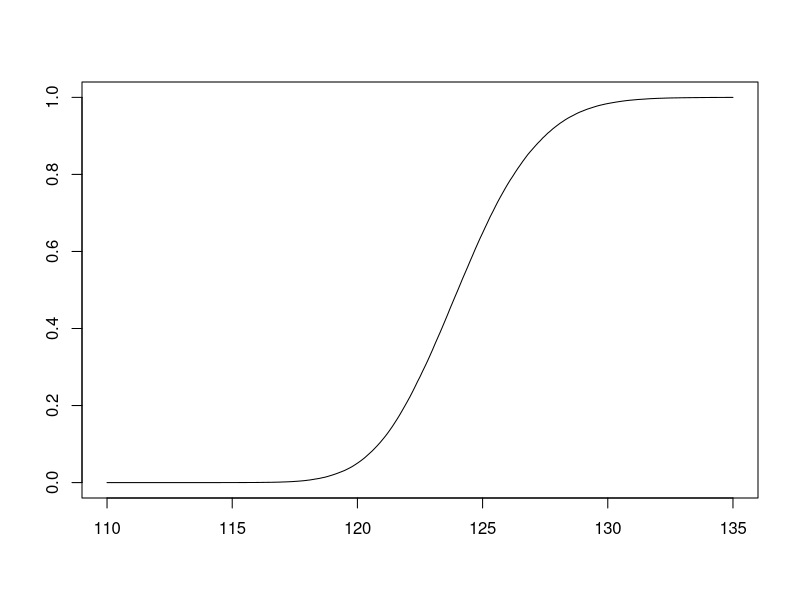
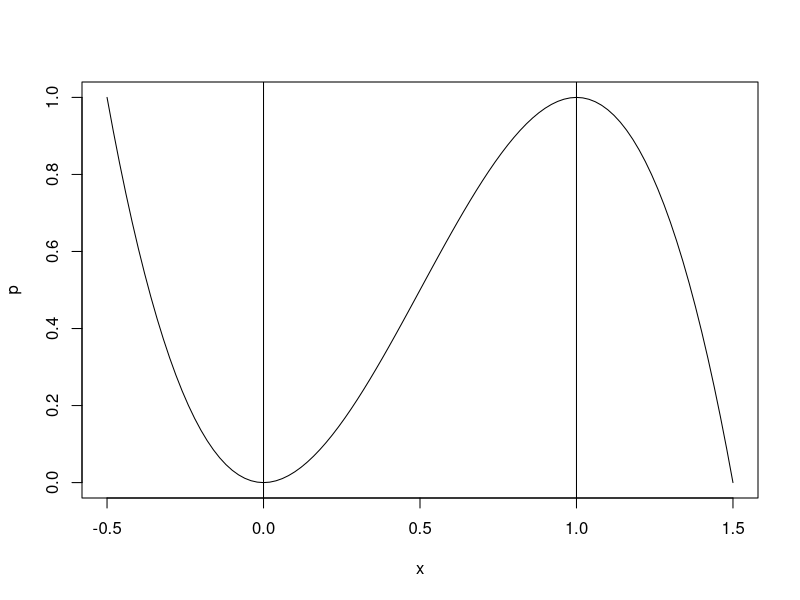
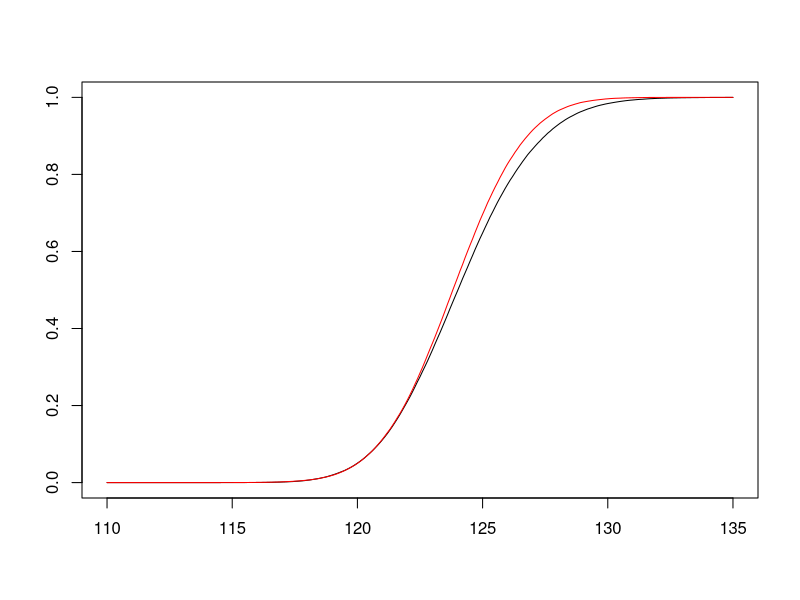
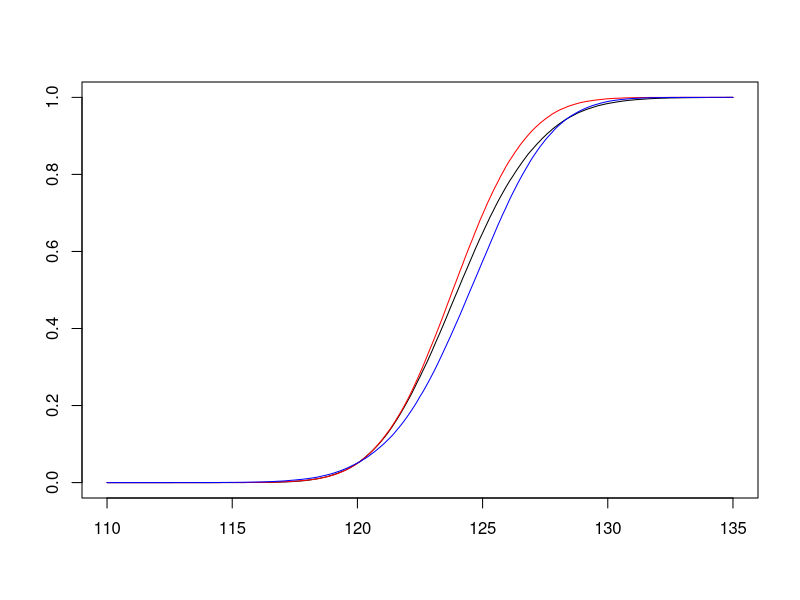
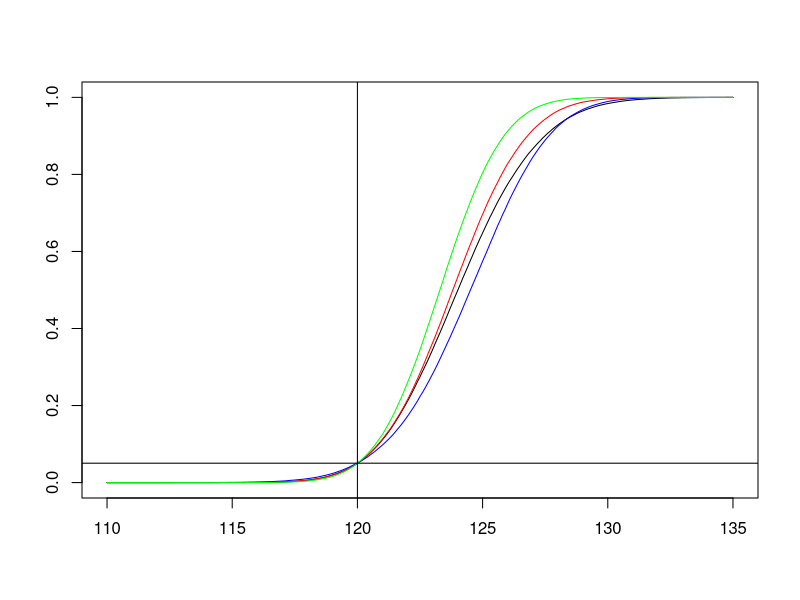
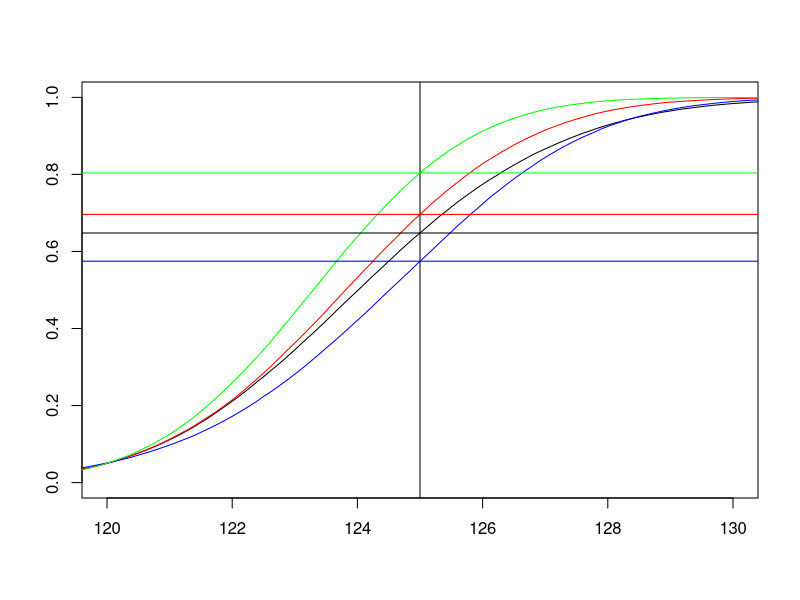

The R script that drew these images, in order:
rm(list = ls())

#### TEST 1 : X_(1) ####
(c1 <- sqrt(12) * qnorm(1 - .05^(1 / 3)) + 120) # 121.2
set.seed(1)
R <- 1E5
x1 <- replicate(R, min(rnorm(3, 0, sqrt(12))))
beta_phi1 <- function(mi) mean(x1 + mi >= c1)
beta_phi1(120) # 0.05
beta_phi1(115) # 7e-5
beta_phi1(118) # 0.006
beta_phi1(119) # 0.02
beta_phi1(121) # 0.11

gridr <- seq(110, 135, by = .1)
y1 <- sapply(gridr, beta_phi1)
plot(gridr, y1, xlim = c(110, 135), type = "l", xlab = "", ylab = "")


#### TEST 2 : X_(2) ####
p <- function(x) x^2 * (3 - 2 * x)
plot(p, xlim = c(-.5, 1.5))
abline(v = 0:1)

alpha <- .05
## Newton's method
y <- .5 # We want a solution in ]0,1[
niter <- 0
while (abs(p(y) - (1 - alpha)) > 1E-4) {
  y <- y - (p(y) - (1 - alpha)) / (6 * y * (1 - y))
  niter <- niter + 1
  if (niter > 100) break
}
y # 0.86
3 * y^2 - 2 * y^3 # 0.95
(c2 <- sqrt(12) * qnorm(y) + 120) # 123.8
set.seed(1)
x2 <- replicate(R, median(rnorm(3, 0, sqrt(12))))
beta_phi2 <- function(mi) mean(x2 + mi >= c2)
beta_phi2(120) # 0.05
beta_phi2(115) # 4e-5
beta_phi2(118) # 0.007
beta_phi2(119) # 0.02
beta_phi2(121) # 0.11
y2 <- sapply(gridr, beta_phi2)
plot(gridr, y1, xlim = c(110, 135), type = "l", xlab = "", ylab = "")
lines(gridr, y2, type = "l", col = "red")


#### TEST 3: X_(3) ####
(c3 <- sqrt(12) * qnorm(.95^(1 / 3)) + 120) # 127.3
set.seed(1)
x3 <- replicate(R, max(rnorm(3, 0, sqrt(12))))
beta_phi3 <- function(mi) mean(x3 + mi >= c3)
beta_phi3(120) # 0.05
beta_phi3(115) # 0.0005
beta_phi3(118) # 0.01
beta_phi3(119) # 0.02
beta_phi3(121) # 0.10
y3 <- sapply(gridr, beta_phi3)
plot(gridr, y1, xlim = c(110, 135), type = "l", xlab = "", ylab = "")
lines(gridr, y2, type = "l", col = "red")
lines(gridr, y3, type = "l", col = "blue")


#### TEST 4: X_bar ####
(c4 <- 2 * qnorm(.95) + 120) # 123.3
set.seed(1)
x4 <- replicate(R, mean(rnorm(3, 0, sqrt(12))))
beta_phi4 <- function(mi) mean(x4 + mi >= c4)
beta_phi4(120) # 0.05
beta_phi4(115) # 3e-5
beta_phi4(118) # 0.04
beta_phi4(119) # 0.02
beta_phi4(121) # 0.12
y4 <- sapply(gridr, beta_phi4)
plot(gridr, y1, xlim = c(110, 135), type = "l", xlab = "", ylab = "")
lines(gridr, y2, type = "l", col = "red")
lines(gridr, y3, type = "l", col = "blue")
lines(gridr, y4, type = "l", col = "green")
abline(v = 120)
abline(h = beta_phi1(120))


plot(gridr, y1, xlim = c(120, 130), type = "l", xlab = "", ylab = "")
lines(gridr, y2, type = "l", col = "red")
lines(gridr, y3, type = "l", col = "blue")
lines(gridr, y4, type = "l", col = "green")
abline(v = 125)
abline(h = beta_phi1(125))
abline(h = beta_phi2(125), col = "red")
abline(h = beta_phi3(125), col = "blue")
abline(h = beta_phi4(125), col = "green")
beta_phi1(125)
beta_phi2(125)
beta_phi3(125)
beta_phi4(125)